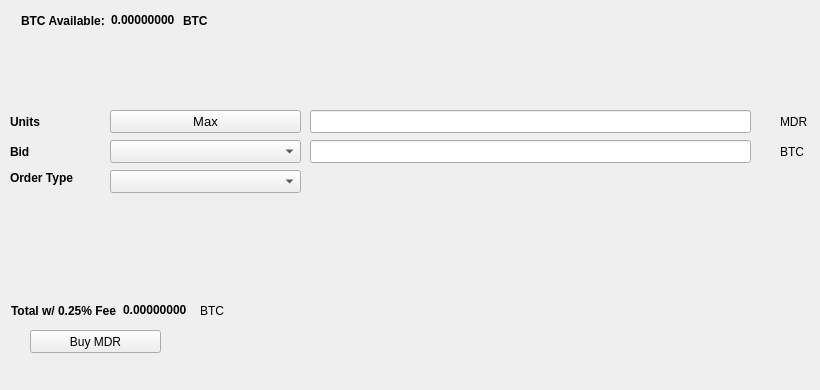
   <widget class="QWidget" name="BuyTab">
    <attribute name="title">
     <string>Buy</string>
    </attribute>
    <widget class="QPushButton" name="BuyMDR">
     <property name="geometry">
      <rect>
       <x>30</x>
       <y>330</y>
       <width>131</width>
       <height>23</height>
      </rect>
     </property>
     <property name="text">
      <string>Buy MDR</string>
     </property>
     <property name="icon">
      <iconset resource="../midori.qrc">
       <normaloff>:/icons/bitcoin</normaloff>:/icons/bitcoin</iconset>
     </property>
    </widget>
    <widget class="QLabel" name="label_3">
     <property name="geometry">
      <rect>
       <x>10</x>
       <y>110</y>
       <width>46</width>
       <height>23</height>
      </rect>
     </property>
     <property name="font">
      <font>
       <weight>75</weight>
       <bold>true</bold>
      </font>
     </property>
     <property name="text">
      <string>Units</string>
     </property>
    </widget>
    <widget class="QLineEdit" name="UnitsInput">
     <property name="geometry">
      <rect>
       <x>310</x>
       <y>110</y>
       <width>441</width>
       <height>23</height>
      </rect>
     </property>
     <property name="font">
      <font>
       <pointsize>9</pointsize>
       <weight>75</weight>
       <bold>true</bold>
      </font>
     </property>
    </widget>
    <widget class="QLineEdit" name="BuyBidPriceEdit">
     <property name="geometry">
      <rect>
       <x>310</x>
       <y>140</y>
       <width>441</width>
       <height>23</height>
      </rect>
     </property>
     <property name="font">
      <font>
       <pointsize>9</pointsize>
       <weight>75</weight>
       <bold>true</bold>
      </font>
     </property>
    </widget>
    <widget class="QLabel" name="label_4">
     <property name="geometry">
      <rect>
       <x>780</x>
       <y>110</y>
       <width>31</width>
       <height>23</height>
      </rect>
     </property>
     <property name="text">
      <string>MDR</string>
     </property>
    </widget>
    <widget class="QLabel" name="label_5">
     <property name="geometry">
      <rect>
       <x>780</x>
       <y>140</y>
       <width>31</width>
       <height>23</height>
      </rect>
     </property>
     <property name="text">
      <string>BTC</string>
     </property>
    </widget>
    <widget class="QLabel" name="label_6">
     <property name="geometry">
      <rect>
       <x>10</x>
       <y>140</y>
       <width>46</width>
       <height>23</height>
      </rect>
     </property>
     <property name="font">
      <font>
       <weight>75</weight>
       <bold>true</bold>
      </font>
     </property>
     <property name="text">
      <string>Bid</string>
     </property>
    </widget>
    <widget class="QLabel" name="label_7">
     <property name="geometry">
      <rect>
       <x>10</x>
       <y>170</y>
       <width>91</width>
       <height>16</height>
      </rect>
     </property>
     <property name="font">
      <font>
       <weight>75</weight>
       <bold>true</bold>
      </font>
     </property>
     <property name="text">
      <string>Order Type</string>
     </property>
    </widget>
    <widget class="QPushButton" name="Buy_Max_Amount">
     <property name="geometry">
      <rect>
       <x>110</x>
       <y>110</y>
       <width>191</width>
       <height>23</height>
      </rect>
     </property>
     <property name="font">
      <font>
       <pointsize>10</pointsize>
      </font>
     </property>
     <property name="text">
      <string>Max</string>
     </property>
    </widget>
    <widget class="QComboBox" name="BuyBidcomboBox">
     <property name="geometry">
      <rect>
       <x>110</x>
       <y>140</y>
       <width>191</width>
       <height>23</height>
      </rect>
     </property>
     <property name="font">
      <font>
       <pointsize>10</pointsize>
      </font>
     </property>
    </widget>
    <widget class="QComboBox" name="buyOrdertypeCombo">
     <property name="geometry">
      <rect>
       <x>110</x>
       <y>170</y>
       <width>191</width>
       <height>23</height>
      </rect>
     </property>
     <property name="font">
      <font>
       <pointsize>10</pointsize>
      </font>
     </property>
    </widget>
    <widget class="QWidget" name="layoutWidget1">
     <property name="geometry">
      <rect>
       <x>21</x>
       <y>11</y>
       <width>227</width>
       <height>19</height>
      </rect>
     </property>
     <layout class="QHBoxLayout" name="horizontalLayout_3">
      <item>
       <widget class="QLabel" name="label232">
        <property name="font">
         <font>
          <weight>75</weight>
          <bold>true</bold>
         </font>
        </property>
        <property name="text">
         <string>BTC Available:</string>
        </property>
       </widget>
      </item>
      <item>
       <widget class="QLabel" name="BtcAvailableLbl">
        <property name="palette">
         <palette>
          <active>
           <colorrole role="WindowText">
            <brush brushstyle="SolidPattern">
             <color alpha="255">
              <red>0</red>
              <green>0</green>
              <blue>0</blue>
             </color>
            </brush>
           </colorrole>
           <colorrole role="Button">
            <brush brushstyle="SolidPattern">
             <color alpha="255">
              <red>0</red>
              <green>170</green>
              <blue>0</blue>
             </color>
            </brush>
           </colorrole>
           <colorrole role="Light">
            <brush brushstyle="SolidPattern">
             <color alpha="255">
              <red>0</red>
              <green>255</green>
              <blue>0</blue>
             </color>
            </brush>
           </colorrole>
           <colorrole role="Midlight">
            <brush brushstyle="SolidPattern">
             <color alpha="255">
              <red>0</red>
              <green>212</green>
              <blue>0</blue>
             </color>
            </brush>
           </colorrole>
           <colorrole role="Dark">
            <brush brushstyle="SolidPattern">
             <color alpha="255">
              <red>0</red>
              <green>85</green>
              <blue>0</blue>
             </color>
            </brush>
           </colorrole>
           <colorrole role="Mid">
            <brush brushstyle="SolidPattern">
             <color alpha="255">
              <red>0</red>
              <green>113</green>
              <blue>0</blue>
             </color>
            </brush>
           </colorrole>
           <colorrole role="Text">
            <brush brushstyle="SolidPattern">
             <color alpha="255">
              <red>0</red>
              <green>170</green>
              <blue>0</blue>
             </color>
            </brush>
           </colorrole>
           <colorrole role="BrightText">
            <brush brushstyle="SolidPattern">
             <color alpha="255">
              <red>255</red>
              <green>255</green>
              <blue>255</blue>
             </color>
            </brush>
           </colorrole>
           <colorrole role="ButtonText">
            <brush brushstyle="SolidPattern">
             <color alpha="255">
              <red>0</red>
              <green>0</green>
              <blue>0</blue>
             </color>
            </brush>
           </colorrole>
           <colorrole role="Base">
            <brush brushstyle="SolidPattern">
             <color alpha="255">
              <red>255</red>
              <green>255</green>
              <blue>255</blue>
             </color>
            </brush>
           </colorrole>
           <colorrole role="Window">
            <brush brushstyle="SolidPattern">
             <color alpha="255">
              <red>0</red>
              <green>170</green>
              <blue>0</blue>
             </color>
            </brush>
           </colorrole>
           <colorrole role="Shadow">
            <brush brushstyle="SolidPattern">
             <color alpha="255">
              <red>0</red>
              <green>0</green>
              <blue>0</blue>
             </color>
            </brush>
           </colorrole>
           <colorrole role="AlternateBase">
            <brush brushstyle="SolidPattern">
             <color alpha="255">
              <red>127</red>
              <green>212</green>
              <blue>127</blue>
             </color>
            </brush>
           </colorrole>
           <colorrole role="ToolTipBase">
            <brush brushstyle="SolidPattern">
             <color alpha="255">
              <red>255</red>
              <green>255</green>
              <blue>220</blue>
             </color>
            </brush>
           </colorrole>
           <colorrole role="ToolTipText">
            <brush brushstyle="SolidPattern">
             <color alpha="255">
              <red>0</red>
              <green>0</green>
              <blue>0</blue>
             </color>
            </brush>
           </colorrole>
          </active>
          <inactive>
           <colorrole role="WindowText">
            <brush brushstyle="SolidPattern">
             <color alpha="255">
              <red>0</red>
              <green>0</green>
              <blue>0</blue>
             </color>
            </brush>
           </colorrole>
           <colorrole role="Button">
            <brush brushstyle="SolidPattern">
             <color alpha="255">
              <red>0</red>
              <green>170</green>
              <blue>0</blue>
             </color>
            </brush>
           </colorrole>
           <colorrole role="Light">
            <brush brushstyle="SolidPattern">
             <color alpha="255">
              <red>0</red>
              <green>255</green>
              <blue>0</blue>
             </color>
            </brush>
           </colorrole>
           <colorrole role="Midlight">
            <brush brushstyle="SolidPattern">
             <color alpha="255">
              <red>0</red>
              <green>212</green>
              <blue>0</blue>
             </color>
            </brush>
           </colorrole>
           <colorrole role="Dark">
            <brush brushstyle="SolidPattern">
             <color alpha="255">
              <red>0</red>
              <green>85</green>
              <blue>0</blue>
             </color>
            </brush>
           </colorrole>
           <colorrole role="Mid">
            <brush brushstyle="SolidPattern">
             <color alpha="255">
              <red>0</red>
              <green>113</green>
              <blue>0</blue>
             </color>
            </brush>
           </colorrole>
           <colorrole role="Text">
            <brush brushstyle="SolidPattern">
             <color alpha="255">
              <red>0</red>
              <green>170</green>
              <blue>0</blue>
             </color>
            </brush>
           </colorrole>
           <colorrole role="BrightText">
            <brush brushstyle="SolidPattern">
             <color alpha="255">
              <red>255</red>
              <green>255</green>
              <blue>255</blue>
             </color>
            </brush>
           </colorrole>
           <colorrole role="ButtonText">
            <brush brushstyle="SolidPattern">
             <color alpha="255">
              <red>0</red>
              <green>0</green>
              <blue>0</blue>
             </color>
            </brush>
           </colorrole>
           <colorrole role="Base">
            <brush brushstyle="SolidPattern">
             <color alpha="255">
              <red>255</red>
              <green>255</green>
              <blue>255</blue>
             </color>
            </brush>
           </colorrole>
           <colorrole role="Window">
            <brush brushstyle="SolidPattern">
             <color alpha="255">
              <red>0</red>
              <green>170</green>
              <blue>0</blue>
             </color>
            </brush>
           </colorrole>
           <colorrole role="Shadow">
            <brush brushstyle="SolidPattern">
             <color alpha="255">
              <red>0</red>
              <green>0</green>
              <blue>0</blue>
             </color>
            </brush>
           </colorrole>
           <colorrole role="AlternateBase">
            <brush brushstyle="SolidPattern">
             <color alpha="255">
              <red>127</red>
              <green>212</green>
              <blue>127</blue>
             </color>
            </brush>
           </colorrole>
           <colorrole role="ToolTipBase">
            <brush brushstyle="SolidPattern">
             <color alpha="255">
              <red>255</red>
              <green>255</green>
              <blue>220</blue>
             </color>
            </brush>
           </colorrole>
           <colorrole role="ToolTipText">
            <brush brushstyle="SolidPattern">
             <color alpha="255">
              <red>0</red>
              <green>0</green>
              <blue>0</blue>
             </color>
            </brush>
           </colorrole>
          </inactive>
          <disabled>
           <colorrole role="WindowText">
            <brush brushstyle="SolidPattern">
             <color alpha="255">
              <red>0</red>
              <green>85</green>
              <blue>0</blue>
             </color>
            </brush>
           </colorrole>
           <colorrole role="Button">
            <brush brushstyle="SolidPattern">
             <color alpha="255">
              <red>0</red>
              <green>170</green>
              <blue>0</blue>
             </color>
            </brush>
           </colorrole>
           <colorrole role="Light">
            <brush brushstyle="SolidPattern">
             <color alpha="255">
              <red>0</red>
              <green>255</green>
              <blue>0</blue>
             </color>
            </brush>
           </colorrole>
           <colorrole role="Midlight">
            <brush brushstyle="SolidPattern">
             <color alpha="255">
              <red>0</red>
              <green>212</green>
              <blue>0</blue>
             </color>
            </brush>
           </colorrole>
           <colorrole role="Dark">
            <brush brushstyle="SolidPattern">
             <color alpha="255">
              <red>0</red>
              <green>85</green>
              <blue>0</blue>
             </color>
            </brush>
           </colorrole>
           <colorrole role="Mid">
            <brush brushstyle="SolidPattern">
             <color alpha="255">
              <red>0</red>
              <green>113</green>
              <blue>0</blue>
             </color>
            </brush>
           </colorrole>
           <colorrole role="Text">
            <brush brushstyle="SolidPattern">
             <color alpha="255">
              <red>0</red>
              <green>85</green>
              <blue>0</blue>
             </color>
            </brush>
           </colorrole>
           <colorrole role="BrightText">
            <brush brushstyle="SolidPattern">
             <color alpha="255">
              <red>255</red>
              <green>255</green>
              <blue>255</blue>
             </color>
            </brush>
           </colorrole>
           <colorrole role="ButtonText">
            <brush brushstyle="SolidPattern">
             <color alpha="255">
              <red>0</red>
              <green>85</green>
              <blue>0</blue>
             </color>
            </brush>
           </colorrole>
           <colorrole role="Base">
            <brush brushstyle="SolidPattern">
             <color alpha="255">
              <red>0</red>
              <green>170</green>
              <blue>0</blue>
             </color>
            </brush>
           </colorrole>
           <colorrole role="Window">
            <brush brushstyle="SolidPattern">
             <color alpha="255">
              <red>0</red>
              <green>170</green>
              <blue>0</blue>
             </color>
            </brush>
           </colorrole>
           <colorrole role="Shadow">
            <brush brushstyle="SolidPattern">
             <color alpha="255">
              <red>0</red>
              <green>0</green>
              <blue>0</blue>
             </color>
            </brush>
           </colorrole>
           <colorrole role="AlternateBase">
            <brush brushstyle="SolidPattern">
             <color alpha="255">
              <red>0</red>
              <green>170</green>
              <blue>0</blue>
             </color>
            </brush>
           </colorrole>
           <colorrole role="ToolTipBase">
            <brush brushstyle="SolidPattern">
             <color alpha="255">
              <red>255</red>
              <green>255</green>
              <blue>220</blue>
             </color>
            </brush>
           </colorrole>
           <colorrole role="ToolTipText">
            <brush brushstyle="SolidPattern">
             <color alpha="255">
              <red>0</red>
              <green>0</green>
              <blue>0</blue>
             </color>
            </brush>
           </colorrole>
          </disabled>
         </palette>
        </property>
        <property name="font">
         <font>
          <weight>75</weight>
          <bold>true</bold>
         </font>
        </property>
        <property name="text">
         <string>0.00000000</string>
        </property>
        <property name="textInteractionFlags">
         <set>Qt::LinksAccessibleByMouse|Qt::TextSelectableByKeyboard|Qt::TextSelectableByMouse</set>
        </property>
       </widget>
      </item>
      <item>
       <widget class="QLabel" name="BtcAvailableLbl_2">
        <property name="font">
         <font>
          <weight>75</weight>
          <bold>true</bold>
         </font>
        </property>
        <property name="text">
         <string>BTC</string>
        </property>
       </widget>
      </item>
     </layout>
    </widget>
    <widget class="QWidget" name="layoutWidge2">
     <property name="geometry">
      <rect>
       <x>11</x>
       <y>301</y>
       <width>259</width>
       <height>19</height>
      </rect>
     </property>
     <layout class="QHBoxLayout" name="horizontalLayout_4">
      <item>
       <widget class="QLabel" name="label_9">
        <property name="font">
         <font>
          <weight>75</weight>
          <bold>true</bold>
         </font>
        </property>
        <property name="text">
         <string>Total w/ 0.25% Fee</string>
        </property>
       </widget>
      </item>
      <item>
       <widget class="QLabel" name="BuyCostLabel">
        <property name="palette">
         <palette>
          <active>
           <colorrole role="WindowText">
            <brush brushstyle="SolidPattern">
             <color alpha="255">
              <red>0</red>
              <green>0</green>
              <blue>0</blue>
             </color>
            </brush>
           </colorrole>
           <colorrole role="Button">
            <brush brushstyle="SolidPattern">
             <color alpha="255">
              <red>0</red>
              <green>170</green>
              <blue>0</blue>
             </color>
            </brush>
           </colorrole>
           <colorrole role="Light">
            <brush brushstyle="SolidPattern">
             <color alpha="255">
              <red>0</red>
              <green>255</green>
              <blue>0</blue>
             </color>
            </brush>
           </colorrole>
           <colorrole role="Midlight">
            <brush brushstyle="SolidPattern">
             <color alpha="255">
              <red>0</red>
              <green>212</green>
              <blue>0</blue>
             </color>
            </brush>
           </colorrole>
           <colorrole role="Dark">
            <brush brushstyle="SolidPattern">
             <color alpha="255">
              <red>0</red>
              <green>85</green>
              <blue>0</blue>
             </color>
            </brush>
           </colorrole>
           <colorrole role="Mid">
            <brush brushstyle="SolidPattern">
             <color alpha="255">
              <red>0</red>
              <green>113</green>
              <blue>0</blue>
             </color>
            </brush>
           </colorrole>
           <colorrole role="Text">
            <brush brushstyle="SolidPattern">
             <color alpha="255">
              <red>0</red>
              <green>170</green>
              <blue>0</blue>
             </color>
            </brush>
           </colorrole>
           <colorrole role="BrightText">
            <brush brushstyle="SolidPattern">
             <color alpha="255">
              <red>255</red>
              <green>255</green>
              <blue>255</blue>
             </color>
            </brush>
           </colorrole>
           <colorrole role="ButtonText">
            <brush brushstyle="SolidPattern">
             <color alpha="255">
              <red>0</red>
              <green>0</green>
              <blue>0</blue>
             </color>
            </brush>
           </colorrole>
           <colorrole role="Base">
            <brush brushstyle="SolidPattern">
             <color alpha="255">
              <red>255</red>
              <green>255</green>
              <blue>255</blue>
             </color>
            </brush>
           </colorrole>
           <colorrole role="Window">
            <brush brushstyle="SolidPattern">
             <color alpha="255">
              <red>0</red>
              <green>170</green>
              <blue>0</blue>
             </color>
            </brush>
           </colorrole>
           <colorrole role="Shadow">
            <brush brushstyle="SolidPattern">
             <color alpha="255">
              <red>0</red>
              <green>0</green>
              <blue>0</blue>
             </color>
            </brush>
           </colorrole>
           <colorrole role="AlternateBase">
            <brush brushstyle="SolidPattern">
             <color alpha="255">
              <red>127</red>
              <green>212</green>
              <blue>127</blue>
             </color>
            </brush>
           </colorrole>
           <colorrole role="ToolTipBase">
            <brush brushstyle="SolidPattern">
             <color alpha="255">
              <red>255</red>
              <green>255</green>
              <blue>220</blue>
             </color>
            </brush>
           </colorrole>
           <colorrole role="ToolTipText">
            <brush brushstyle="SolidPattern">
             <color alpha="255">
              <red>0</red>
              <green>0</green>
              <blue>0</blue>
             </color>
            </brush>
           </colorrole>
          </active>
          <inactive>
           <colorrole role="WindowText">
            <brush brushstyle="SolidPattern">
             <color alpha="255">
              <red>0</red>
              <green>0</green>
              <blue>0</blue>
             </color>
            </brush>
           </colorrole>
           <colorrole role="Button">
            <brush brushstyle="SolidPattern">
             <color alpha="255">
              <red>0</red>
              <green>170</green>
              <blue>0</blue>
             </color>
            </brush>
           </colorrole>
           <colorrole role="Light">
            <brush brushstyle="SolidPattern">
             <color alpha="255">
              <red>0</red>
              <green>255</green>
              <blue>0</blue>
             </color>
            </brush>
           </colorrole>
           <colorrole role="Midlight">
            <brush brushstyle="SolidPattern">
             <color alpha="255">
              <red>0</red>
              <green>212</green>
              <blue>0</blue>
             </color>
            </brush>
           </colorrole>
           <colorrole role="Dark">
            <brush brushstyle="SolidPattern">
             <color alpha="255">
              <red>0</red>
              <green>85</green>
              <blue>0</blue>
             </color>
            </brush>
           </colorrole>
           <colorrole role="Mid">
            <brush brushstyle="SolidPattern">
             <color alpha="255">
              <red>0</red>
              <green>113</green>
              <blue>0</blue>
             </color>
            </brush>
           </colorrole>
           <colorrole role="Text">
            <brush brushstyle="SolidPattern">
             <color alpha="255">
              <red>0</red>
              <green>170</green>
              <blue>0</blue>
             </color>
            </brush>
           </colorrole>
           <colorrole role="BrightText">
            <brush brushstyle="SolidPattern">
             <color alpha="255">
              <red>255</red>
              <green>255</green>
              <blue>255</blue>
             </color>
            </brush>
           </colorrole>
           <colorrole role="ButtonText">
            <brush brushstyle="SolidPattern">
             <color alpha="255">
              <red>0</red>
              <green>0</green>
              <blue>0</blue>
             </color>
            </brush>
           </colorrole>
           <colorrole role="Base">
            <brush brushstyle="SolidPattern">
             <color alpha="255">
              <red>255</red>
              <green>255</green>
              <blue>255</blue>
             </color>
            </brush>
           </colorrole>
           <colorrole role="Window">
            <brush brushstyle="SolidPattern">
             <color alpha="255">
              <red>0</red>
              <green>170</green>
              <blue>0</blue>
             </color>
            </brush>
           </colorrole>
           <colorrole role="Shadow">
            <brush brushstyle="SolidPattern">
             <color alpha="255">
              <red>0</red>
              <green>0</green>
              <blue>0</blue>
             </color>
            </brush>
           </colorrole>
           <colorrole role="AlternateBase">
            <brush brushstyle="SolidPattern">
             <color alpha="255">
              <red>127</red>
              <green>212</green>
              <blue>127</blue>
             </color>
            </brush>
           </colorrole>
           <colorrole role="ToolTipBase">
            <brush brushstyle="SolidPattern">
             <color alpha="255">
              <red>255</red>
              <green>255</green>
              <blue>220</blue>
             </color>
            </brush>
           </colorrole>
           <colorrole role="ToolTipText">
            <brush brushstyle="SolidPattern">
             <color alpha="255">
              <red>0</red>
              <green>0</green>
              <blue>0</blue>
             </color>
            </brush>
           </colorrole>
          </inactive>
          <disabled>
           <colorrole role="WindowText">
            <brush brushstyle="SolidPattern">
             <color alpha="255">
              <red>0</red>
              <green>85</green>
              <blue>0</blue>
             </color>
            </brush>
           </colorrole>
           <colorrole role="Button">
            <brush brushstyle="SolidPattern">
             <color alpha="255">
              <red>0</red>
              <green>170</green>
              <blue>0</blue>
             </color>
            </brush>
           </colorrole>
           <colorrole role="Light">
            <brush brushstyle="SolidPattern">
             <color alpha="255">
              <red>0</red>
              <green>255</green>
              <blue>0</blue>
             </color>
            </brush>
           </colorrole>
           <colorrole role="Midlight">
            <brush brushstyle="SolidPattern">
             <color alpha="255">
              <red>0</red>
              <green>212</green>
              <blue>0</blue>
             </color>
            </brush>
           </colorrole>
           <colorrole role="Dark">
            <brush brushstyle="SolidPattern">
             <color alpha="255">
              <red>0</red>
              <green>85</green>
              <blue>0</blue>
             </color>
            </brush>
           </colorrole>
           <colorrole role="Mid">
            <brush brushstyle="SolidPattern">
             <color alpha="255">
              <red>0</red>
              <green>113</green>
              <blue>0</blue>
             </color>
            </brush>
           </colorrole>
           <colorrole role="Text">
            <brush brushstyle="SolidPattern">
             <color alpha="255">
              <red>0</red>
              <green>85</green>
              <blue>0</blue>
             </color>
            </brush>
           </colorrole>
           <colorrole role="BrightText">
            <brush brushstyle="SolidPattern">
             <color alpha="255">
              <red>255</red>
              <green>255</green>
              <blue>255</blue>
             </color>
            </brush>
           </colorrole>
           <colorrole role="ButtonText">
            <brush brushstyle="SolidPattern">
             <color alpha="255">
              <red>0</red>
              <green>85</green>
              <blue>0</blue>
             </color>
            </brush>
           </colorrole>
           <colorrole role="Base">
            <brush brushstyle="SolidPattern">
             <color alpha="255">
              <red>0</red>
              <green>170</green>
              <blue>0</blue>
             </color>
            </brush>
           </colorrole>
           <colorrole role="Window">
            <brush brushstyle="SolidPattern">
             <color alpha="255">
              <red>0</red>
              <green>170</green>
              <blue>0</blue>
             </color>
            </brush>
           </colorrole>
           <colorrole role="Shadow">
            <brush brushstyle="SolidPattern">
             <color alpha="255">
              <red>0</red>
              <green>0</green>
              <blue>0</blue>
             </color>
            </brush>
           </colorrole>
           <colorrole role="AlternateBase">
            <brush brushstyle="SolidPattern">
             <color alpha="255">
              <red>0</red>
              <green>170</green>
              <blue>0</blue>
             </color>
            </brush>
           </colorrole>
           <colorrole role="ToolTipBase">
            <brush brushstyle="SolidPattern">
             <color alpha="255">
              <red>255</red>
              <green>255</green>
              <blue>220</blue>
             </color>
            </brush>
           </colorrole>
           <colorrole role="ToolTipText">
            <brush brushstyle="SolidPattern">
             <color alpha="255">
              <red>0</red>
              <green>0</green>
              <blue>0</blue>
             </color>
            </brush>
           </colorrole>
          </disabled>
         </palette>
        </property>
        <property name="font">
         <font>
          <weight>75</weight>
          <bold>true</bold>
         </font>
        </property>
        <property name="autoFillBackground">
         <bool>false</bool>
        </property>
        <property name="text">
         <string>0.00000000</string>
        </property>
        <property name="textInteractionFlags">
         <set>Qt::LinksAccessibleByMouse|Qt::TextSelectableByMouse</set>
        </property>
       </widget>
      </item>
      <item>
       <widget class="QLabel" name="label_10">
        <property name="font">
         <font>
          <weight>50</weight>
          <bold>false</bold>
         </font>
        </property>
        <property name="text">
         <string>BTC</string>
        </property>
       </widget>
      </item>
     </layout>
    </widget>
    <widget class="QLabel" name="label_24">
     <property name="geometry">
      <rect>
       <x>460</x>
       <y>300</y>
       <width>281</width>
       <height>81</height>
      </rect>
     </property>
     <property name="text">
      <string/>
     </property>
     <property name="pixmap">
      <pixmap>:/images/bittrex</pixmap>
     </property>
    </widget>
   </widget>
